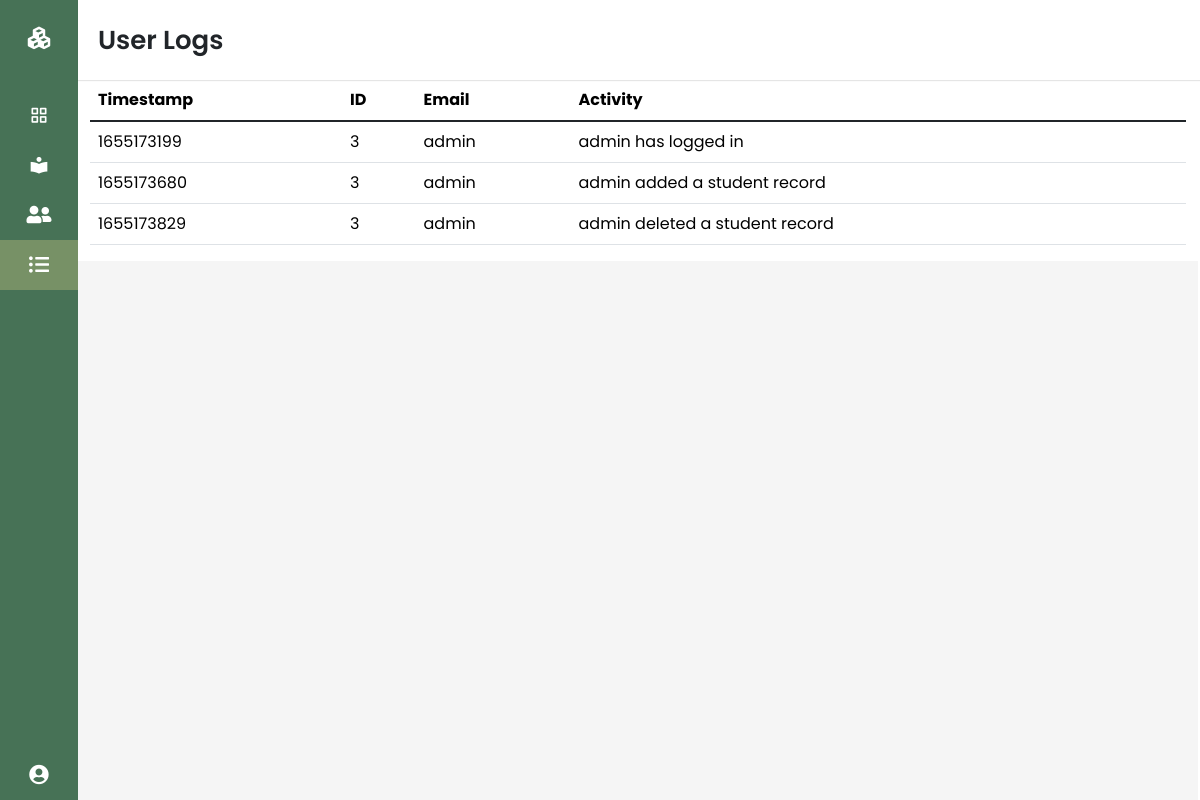
The page /admindashboard_userlogs.php (signed in) on the database its author committed.
### tables this page shows
CREATE TABLE `activity` (
  `ts` int(50) NOT NULL,
  `id` int(50) NOT NULL,
  `email` varchar(50) NOT NULL,
  `activity` varchar(50) NOT NULL
);

### admindashboard_userlogs.php (the view, shortened to what this page needs)
<?php
if (isset($_SESSION['id']) && isset($_SESSION['email'])) {
 ?>
<!DOCTYPE html>
<html lang="en" dir="ltr">
  <head>
    <link href="css/bootstrap.min.css" rel="stylesheet"/>
    <link rel="stylesheet" href="admindashboardstyle.css">
    <link href="https://cdn.jsdelivr.net/npm/bootstrap@5.1.3/dist/css/bootstrap.min.css" rel="stylesheet">
    <link href='https://unpkg.com/boxicons@2.0.7/css/boxicons.min.css' rel='stylesheet'>
    <link rel="stylesheet" href="https://pro.fontawesome.com/releases/v5.10.0/css/all.css"/>
   </head>
<body>
  <div class="sidebar close">
    <div class="logo-details">
        <i class="bx bxs-component"></i>
    </div>
    <ul class="nav-links">
      <li>
        <a href="admindashboard.php">
          <i class='bx bx-grid-alt' ></i>
        </a>
      </li>
      <li>
        <a href="admindashboard_students.php">
          <i class='bx bxs-book-reader'></i>
        </a>
      </li>
      <li>
        <div class="iocn-link">
          <a href="admindashboard_useraccounts_a.php">
            <i class="fas fa-user-friends"></i>
          </a>
        </div>
      </li>
      <li>
        <a href="admindashboard_userlogs.php" class="active">
            <i class="fas fa-list-ul"></i>
        </a>
      </li>
      <li class="log_out">
          <div class="iocn-link">
          <a href="#">
            <i class="fas fa-user-circle"></i>
          </a>
          </div>
      </li>
  </div>
  <section class="home-section">
      <nav>
        <div class="home-content">
                <span class="text">User Logs</span>
        </div>
        </nav>
        <div class="container-fluid container-fullw bg-white">
        <div class="row">
        <div>
        </div>
        <h1>User Activity</h1>
    <br>
    <table class="table">
        <thead>
            <tr>
                <th>Timestamp</th>
                <th>ID</th>
                <th>Email</th>
                <th>Activity</th>
            </tr>
        </thead>
        <tbody>
            <?php
            require 'dbconfig.php';
                  $sql = "SELECT * FROM activity";
                $result = $connection->query($sql);
            while($row = $result->fetch_assoc()) {
                echo "<tr>
                    <td>" . $row["ts"] . "</td>
                    <td>" . $row["id"] . "</td>
                    <td>" . $row["email"] . "</td>
                    <td>" . $row["activity"] . "</td>
                </tr>";
            }
            ?>
            </div>
</body>
</html>
<?php
}
else{
     header("Location: adminlogin.php");
     exit();
}
 ?>

### admindashboardstyle.css (style rules this page uses)
* { margin: 0; padding: 0; box-sizing: border-box; font-family: "Poppins", sans-serif; }
.sidebar { position: fixed; top: 0; left: 0; height: 100%; width: 260px; background: #477256; z-index: 100; width: 78px; opacity: 1 !important; }
.sidebar .logo-details { height: 60px; width: 100%; display: flex; align-items: center; }
.sidebar .logo-details i { font-size: 30px; color: #fff; height: 50px; min-width: 78px; text-align: center; line-height: 50px; margin-top: 15px; }
.sidebar .nav-links { height: 100%; padding: 30px 0 150px 0; overflow: auto; }
.sidebar.close .nav-links { overflow: visible; }
.sidebar .nav-links li { position: relative; list-style: none; }
.sidebar .nav-links li .iocn-link { display: flex; align-items: center; justify-content: space-between; }
.sidebar.close .nav-links li .iocn-link { display: block; }
.sidebar .nav-links li i { height: 50px; min-width: 78px; text-align: center; line-height: 50px; color: #fff; font-size: 20px; cursor: pointer; }
.sidebar .nav-links li a { display: flex; align-items: center; text-decoration: none; }
.home-section { position: relative; background: #f5f5f5; min-height: 100vh; width: calc(100% - 240px); left: 260px; }
.home-section nav { display: flex; justify-content: space-between; height: 80px; background: #fff; align-items: center; position: fixed; width: calc(100% - 240px); left: 260px; z-index: 100; padding: 0 20px; box-shadow: 0 1px 1px rgba(0, 0, 0, 0.1); }
.sidebar.close ~ .home-section nav { left: 78px; width: calc(100% - 78px); }
.home-section { width: calc(100% - 80px); left: 78px; }
.home-section .home-content { height: 60px; display: flex; align-items: center; }
.home-section .home-content .text { font-size: 26px; font-weight: 600; }
.sidebar .nav-links .log_out { position: absolute; bottom: 0; width: 100%; }
.sidebar .nav-links li a.active { background: #779166; }

### rows shown on the page
activity: ts "1655173199", id "3", email "admin", activity "admin has logged in"
activity: ts "1655173680", id "3", email "admin", activity "admin added a student record"
activity: ts "1655173829", id "3", email "admin", activity "admin deleted a student record"
